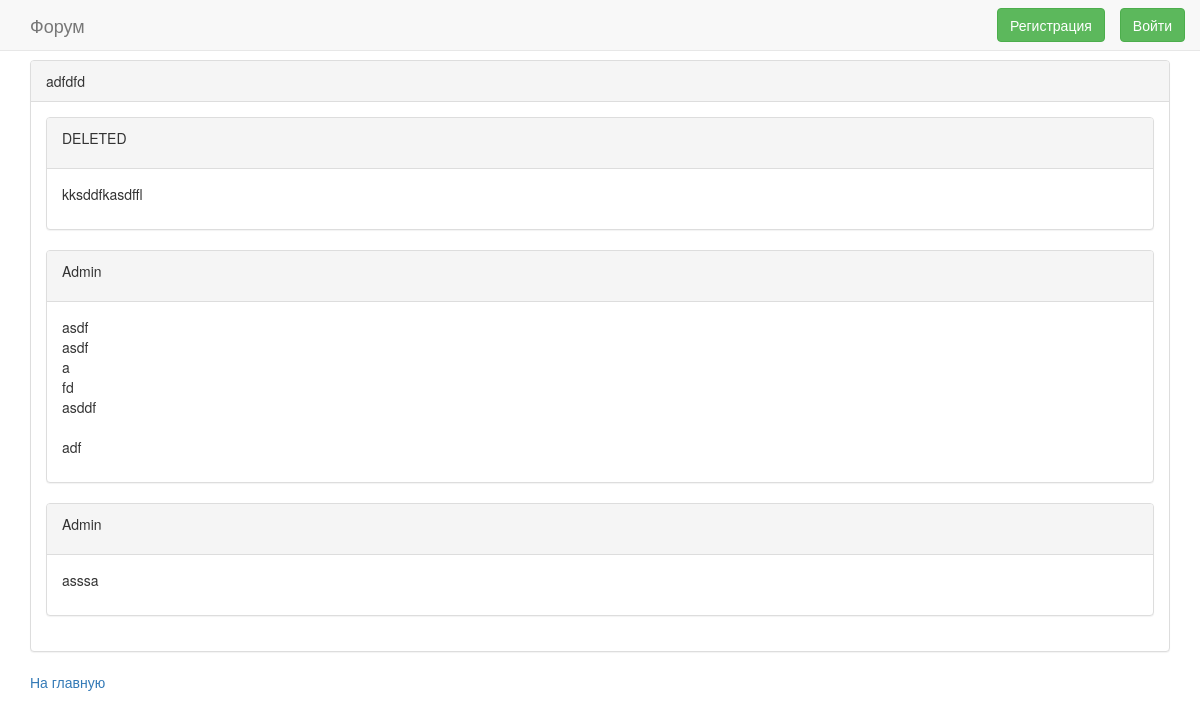
Page /forum_app/sections/11/11/ on the earlier database version.
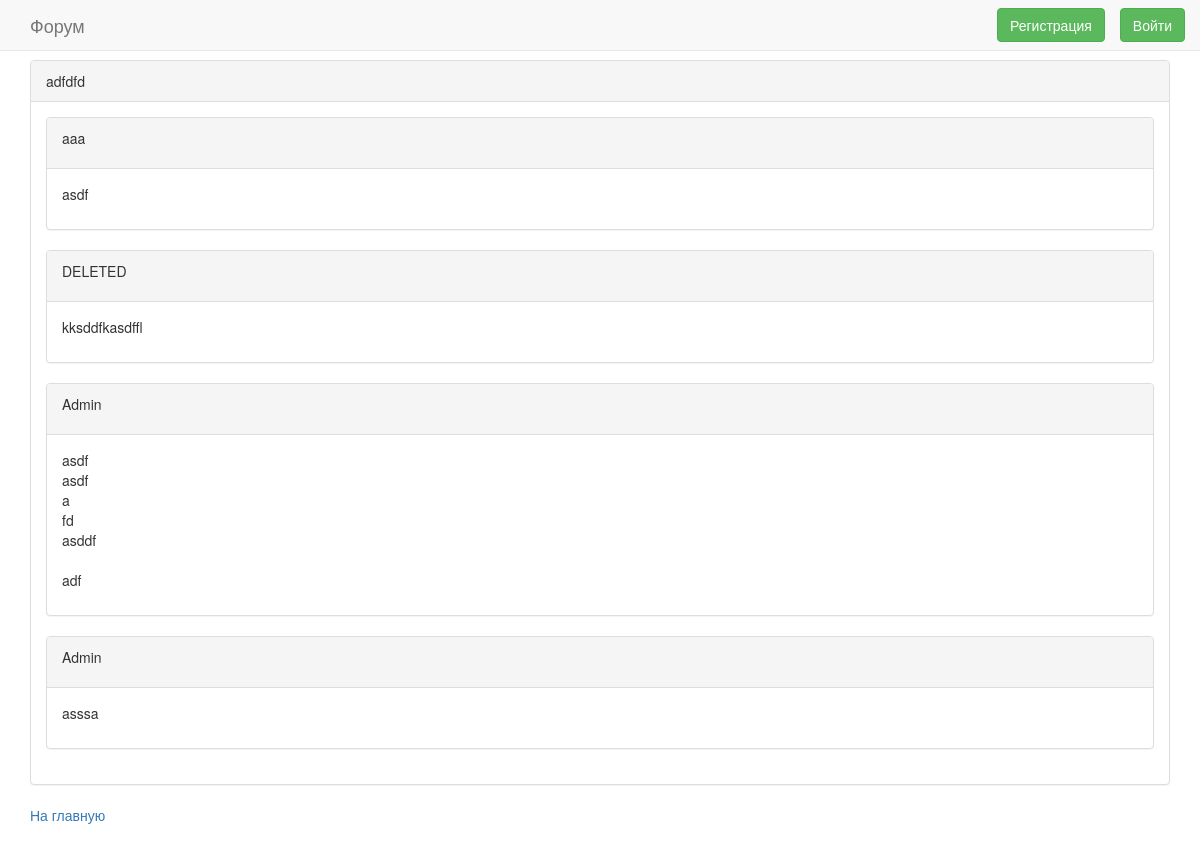
Same page on the later database version.
### forum_app/models.py (models this page shows)
class Post(models.Model):
    author = models.ForeignKey(django.contrib.auth.models.User, on_delete=models.SET_NULL, null=True)
    data = models.CharField(max_length=100000)

### forum_app/views.py (the view)
# urls.py: url(r'^sections/(?P<section_id>\d+)/(?P<thread_id>[0-9]+)/$', views.thread_view, name='thread'),
def thread_view(request, section_id, thread_id):
    cur_thread = Thread.objects.get(pk=thread_id)
    posts_on_page = cur_thread.posts.all().order_by('-id')
    page_number = request.GET.get('page')
    pages = Paginator(posts_on_page, 10)
    try:
        cur_page = pages.page(page_number)
    except PageNotAnInteger:
        cur_page = pages.page(1)
    except EmptyPage:
        cur_page = pages.page(pages.num_pages)
    return render(request, 'thread.html', {'thread': cur_thread, 'post_form': PostForm(),
                                           'page': cur_page})

### forum_app/templates/thread.html (shortened to what this page needs)
{% extends "base_generic.html" %}
{% block title2 %}{{ thread.name }}{% endblock %}
{% block content %}
    {% for post in page.object_list %}
        <div class="panel panel-default">
            <div class="panel-heading">
                <div class="row">
                    <div class="col-sm-8">
                        {% if post.author == None %}
                            <p>DELETED</p>
                        {% else %}
                            <p>{{ post.author.username }}</p>
                        {% endif %}
                    </div>
                    <div class="col-sm-4">
                    </div>
                </div>
            </div>
            <div class="panel-body">
                <p>{{ post.data|linebreaksbr }}</p>
            </div>
        </div>
    {% endfor %}
{% endblock %}

Differences in the rows shown:
added Post: author.username "aaa", data "asdf"
